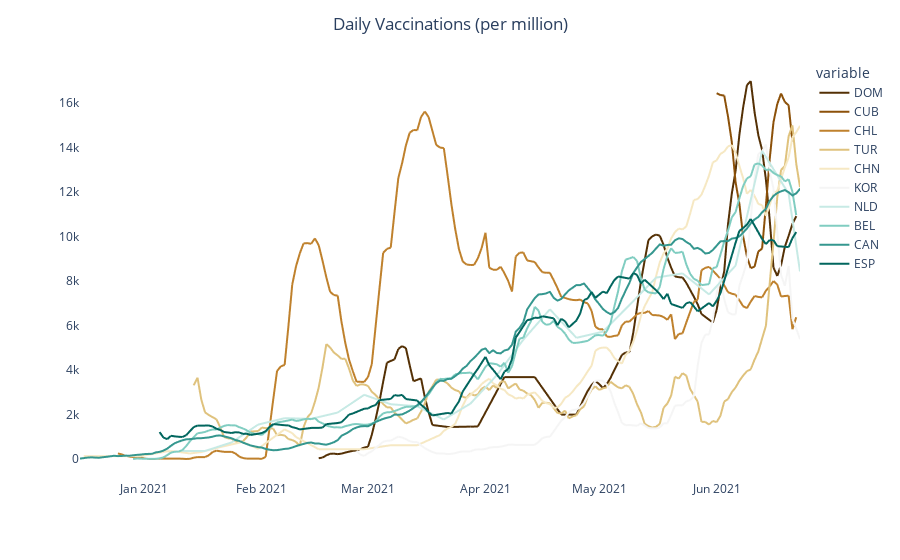

Source (notebook cell):
### Code cell
daily_vacs_fig = px.line(daily_vacs_time_df, 
                         x='date', 
                         y=top_10_countries, 
                         color_discrete_sequence=px.colors.diverging.BrBG,
                         labels={
                             'date': ' ',
                             'value': ' '
                         })
daily_vacs_fig.update_layout({'plot_bgcolor': 'rgba(0, 0, 0, 0)','paper_bgcolor': 'rgba(0, 0, 0, 0)',})
daily_vacs_fig.update_layout(title_text='Daily Vaccinations (per million)', title_x=0.5)
daily_vacs_fig.show()

### Figure 1 — Plotly figure (JSON) as saved in the notebook; plotly's stock layout.template omitted (floating-point values rounded to 4 significant figures; data arrays with more than 128 entries replaced by an {"elided": "..."} marker saying what was removed)
{"data": [{"hovertemplate": "variable=DOM<br> =%{y}<extra></extra>", "legendgroup": "DOM", "line": {"color": "rgb(84,48,5)", "dash": "solid"}, "mode": "lines", "name": "DOM", "showlegend": true, "type": "scattergl", "x": {"elided": "191 str values"}, "xaxis": "x", "y": {"elided": "191 int values"}, "yaxis": "y"}, {"hovertemplate": "variable=CUB<br> =%{y}<extra></extra>", "legendgroup": "CUB", "line": {"color": "rgb(140,81,10)", "dash": "solid"}, "mode": "lines", "name": "CUB", "showlegend": true, "type": "scattergl", "x": {"elided": "191 str values"}, "xaxis": "x", "y": {"elided": "191 int values"}, "yaxis": "y"}, {"hovertemplate": "variable=CHL<br> =%{y}<extra></extra>", "legendgroup": "CHL", "line": {"color": "rgb(191,129,45)", "dash": "solid"}, "mode": "lines", "name": "CHL", "showlegend": true, "type": "scattergl", "x": {"elided": "191 str values"}, "xaxis": "x", "y": {"elided": "191 int values"}, "yaxis": "y"}, {"hovertemplate": "variable=TUR<br> =%{y}<extra></extra>", "legendgroup": "TUR", "line": {"color": "rgb(223,194,125)", "dash": "solid"}, "mode": "lines", "name": "TUR", "showlegend": true, "type": "scattergl", "x": {"elided": "191 str values"}, "xaxis": "x", "y": {"elided": "191 int values"}, "yaxis": "y"}, {"hovertemplate": "variable=CHN<br> =%{y}<extra></extra>", "legendgroup": "CHN", "line": {"color": "rgb(246,232,195)", "dash": "solid"}, "mode": "lines", "name": "CHN", "showlegend": true, "type": "scattergl", "x": {"elided": "191 str values"}, "xaxis": "x", "y": {"elided": "191 int values"}, "yaxis": "y"}, {"hovertemplate": "variable=KOR<br> =%{y}<extra></extra>", "legendgroup": "KOR", "line": {"color": "rgb(245,245,245)", "dash": "solid"}, "mode": "lines", "name": "KOR", "showlegend": true, "type": "scattergl", "x": {"elided": "191 str values"}, "xaxis": "x", "y": {"elided": "191 int values"}, "yaxis": "y"}, {"hovertemplate": "variable=NLD<br> =%{y}<extra></extra>", "legendgroup": "NLD", "line": {"color": "rgb(199,234,229)", "dash": "solid"}, "mode": "lines", "name": "NLD", "showlegend": true, "type": "scattergl", "x": {"elided": "191 str values"}, "xaxis": "x", "y": {"elided": "191 int values"}, "yaxis": "y"}, {"hovertemplate": "variable=BEL<br> =%{y}<extra></extra>", "legendgroup": "BEL", "line": {"color": "rgb(128,205,193)", "dash": "solid"}, "mode": "lines", "name": "BEL", "showlegend": true, "type": "scattergl", "x": {"elided": "191 str values"}, "xaxis": "x", "y": {"elided": "191 int values"}, "yaxis": "y"}, {"hovertemplate": "variable=CAN<br> =%{y}<extra></extra>", "legendgroup": "CAN", "line": {"color": "rgb(53,151,143)", "dash": "solid"}, "mode": "lines", "name": "CAN", "showlegend": true, "type": "scattergl", "x": {"elided": "191 str values"}, "xaxis": "x", "y": {"elided": "191 int values"}, "yaxis": "y"}, {"hovertemplate": "variable=ESP<br> =%{y}<extra></extra>", "legendgroup": "ESP", "line": {"color": "rgb(1,102,94)", "dash": "solid"}, "mode": "lines", "name": "ESP", "showlegend": true, "type": "scattergl", "x": {"elided": "191 str values"}, "xaxis": "x", "y": {"elided": "191 int values"}, "yaxis": "y"}], "layout": {"legend": {"title": {"text": "variable"}, "tracegroupgap": 0}, "margin": {"t": 60}, "paper_bgcolor": "rgba(0, 0, 0, 0)", "plot_bgcolor": "rgba(0, 0, 0, 0)", "title": {"text": "Daily Vaccinations (per million)", "x": 0.5}, "xaxis": {"anchor": "y", "domain": [0, 1], "title": {"text": " "}}, "yaxis": {"anchor": "x", "domain": [0, 1], "title": {"text": " "}}}}
